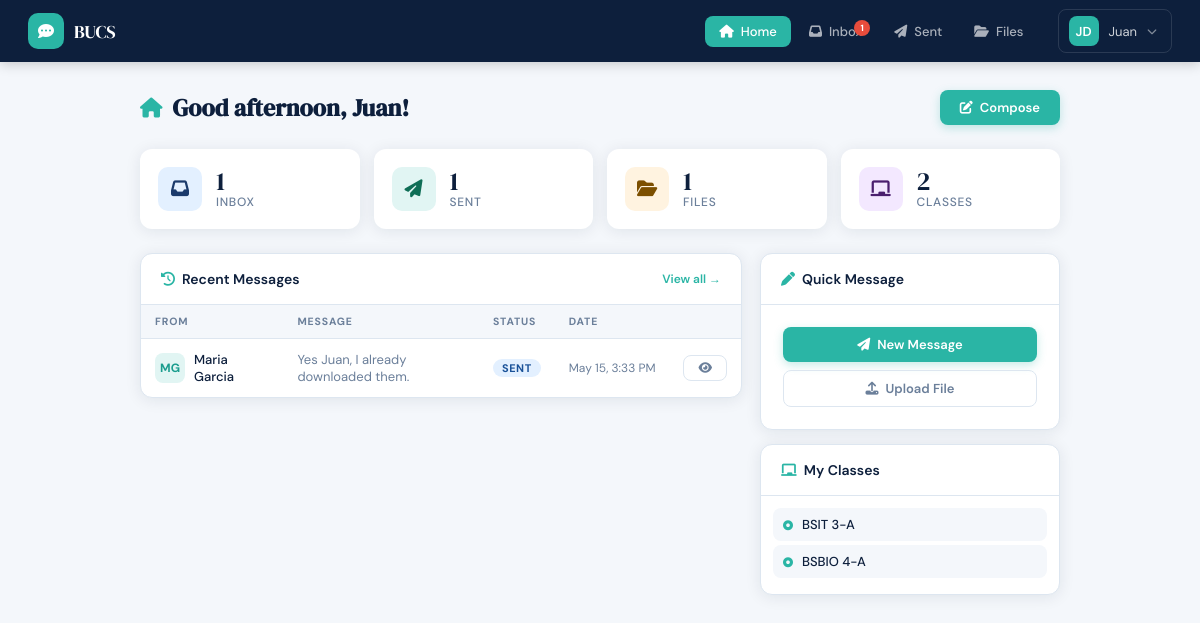
The page /user/dashboard.php (signed in) on the database its author committed.
### tables this page shows
CREATE TABLE IF NOT EXISTS messages (
    mess_id     INT AUTO_INCREMENT PRIMARY KEY,
    sender_id   VARCHAR(20)  NOT NULL,
    receiver    VARCHAR(20)  NOT NULL,   
    message     TEXT         NOT NULL,
    status      ENUM('sent','read','deleted') DEFAULT 'sent',
    sent_at     DATETIME DEFAULT CURRENT_TIMESTAMP,
    FOREIGN KEY (sender_id) REFERENCES users(id_no) ON DELETE CASCADE,
    FOREIGN KEY (receiver)  REFERENCES users(id_no) ON DELETE CASCADE
);

CREATE TABLE IF NOT EXISTS users (
    id_no       VARCHAR(20) PRIMARY KEY,
    fname       VARCHAR(50)  NOT NULL,
    mname       VARCHAR(50),
    lname       VARCHAR(50)  NOT NULL,
    uname       VARCHAR(50)  NOT NULL UNIQUE,
    pwd         VARCHAR(255) NOT NULL,
    created_at  DATETIME DEFAULT CURRENT_TIMESTAMP
);

CREATE TABLE IF NOT EXISTS classes (
    class_id    INT AUTO_INCREMENT PRIMARY KEY,
    classname   VARCHAR(100) NOT NULL,
    created_at  DATETIME DEFAULT CURRENT_TIMESTAMP
);

### user/dashboard.php (the view, shortened to what this page needs)
<?php
include 'layout.php';
$db  = getDB();
$uid = $me['id_no'];
$inbox_count  = $db->query("SELECT COUNT(*) c FROM messages WHERE receiver='$uid'")->fetch_assoc()['c'];
$sent_count   = $db->query("SELECT COUNT(*) c FROM messages WHERE sender_id='$uid'")->fetch_assoc()['c'];
$files_count  = $db->query("SELECT COUNT(*) c FROM files WHERE uploaded_by='$uid'")->fetch_assoc()['c'];
$class_count  = $db->query("SELECT COUNT(*) c FROM user_classes WHERE id_no='$uid'")->fetch_assoc()['c'];
$recent = $db->query("
    SELECT m.*, u.fname, u.lname
    FROM messages m JOIN users u ON m.sender_id = u.id_no
    WHERE m.receiver='$uid'
    ORDER BY m.sent_at DESC LIMIT 5");
$classes = $db->query("
    SELECT c.classname FROM classes c
    JOIN user_classes uc ON c.class_id = uc.class_id
    WHERE uc.id_no='$uid'");
?>
<div class="page-wrap">
  <div class="page-head">
    <h1><i class="fa fa-house"></i>
      Good <?= date('H') < 12 ? 'morning' : (date('H') < 18 ? 'afternoon' : 'evening') ?>,
      <?= htmlspecialchars($me['fname']) ?>!
    </h1>
    <a href="compose.php" class="btn btn-primary"><i class="fa fa-pen-to-square"></i> Compose</a>
  </div>
  <div style="display:grid;grid-template-columns:repeat(4,1fr);gap:14px;margin-bottom:24px;">
    <?php
    $stats = [
      ['Inbox',   $inbox_count, 'fa-inbox',       '#1a3a6b', '#e3f0ff'],
      ['Sent',    $sent_count,  'fa-paper-plane',  '#0f6e56', '#e1f5f3'],
      ['Files',   $files_count, 'fa-folder-open',  '#7c4f00', '#fff3e0'],
      ['Classes', $class_count, 'fa-chalkboard',   '#4a1f6e', '#f3e8ff'],
    ];
    foreach($stats as [$label,$count,$icon,$clr,$bg]):
    ?>
    <div class="card" style="border:none;">
      <div class="card-body" style="display:flex;align-items:center;gap:14px;padding:18px;">
        <div style="width:44px;height:44px;background:<?= $bg ?>;border-radius:10px;display:grid;place-items:center;flex-shrink:0;">
          <i class="fa <?= $icon ?>" style="color:<?= $clr ?>;font-size:18px;"></i>
        </div>
        <div>
          <div style="font-family:'DM Serif Display',serif;font-size:26px;color:var(--navy);line-height:1"><?= $count ?></div>
          <div style="font-size:12px;color:var(--muted);font-weight:500;text-transform:uppercase;letter-spacing:.06em"><?= $label ?></div>
        </div>
      </div>
    </div>
    <?php endforeach; ?>
  </div>
  <div style="display:grid;grid-template-columns:1fr 300px;gap:18px;align-items:start;">
    <div class="card">
      <div style="display:flex;align-items:center;justify-content:space-between;padding:16px 20px;border-bottom:1px solid var(--border);">
        <span style="font-weight:600;color:var(--navy);font-size:14px;"><i class="fa fa-clock-rotate-left" style="color:var(--teal);margin-right:7px"></i>Recent Messages</span>
        <a href="inbox.php" style="font-size:12px;color:var(--teal);font-weight:600;text-decoration:none;">View all →</a>
      </div>
      <?php if ($recent->num_rows === 0): ?>
      <div class="empty"><i class="fa fa-inbox"></i><p>No messages yet.</p></div>
      <?php else: ?>
      <div class="tbl-wrap">
      <table class="tbl">
        <thead><tr><th>From</th><th>Message</th><th>Status</th><th>Date</th><th></th></tr></thead>
        <tbody>
        <?php while($r = $recent->fetch_assoc()): ?>
        <tr>
          <td>
            <div style="display:flex;align-items:center;gap:9px;">
              <div style="width:30px;height:30px;background:var(--teal-lt);border-radius:8px;display:grid;place-items:center;flex-shrink:0;font-size:12px;font-weight:700;color:var(--teal-dk)">
                <?= strtoupper(substr($r['fname'],0,1).substr($r['lname'],0,1)) ?>
              </div>
              <span style="font-weight:500"><?= htmlspecialchars($r['fname'].' '.$r['lname']) ?></span>
            </div>
          </td>
          <td style="color:var(--muted);max-width:200px;">
            <?= htmlspecialchars(mb_substr($r['message'],0,50)) ?><?= mb_strlen($r['message'])>50?'…':'' ?>
          </td>
          <td><span class="badge badge-<?= $r['status'] ?>"><?= ucfirst($r['status']) ?></span></td>
          <td style="color:var(--muted);font-size:12px;white-space:nowrap"><?= date('M d, g:i A', strtotime($r['sent_at'])) ?></td>
          <td><a href="view_message.php?id=<?= $r['mess_id'] ?>" class="btn btn-ghost btn-sm"><i class="fa fa-eye"></i></a></td>
        </tr>
        <?php endwhile; ?>
        </tbody>
      </table>
      </div>
      <?php endif; ?>
    </div>
    <div style="display:flex;flex-direction:column;gap:14px;">
      <div class="card">
        <div style="padding:16px 20px;border-bottom:1px solid var(--border);">
          <span style="font-weight:600;color:var(--navy);font-size:14px;"><i class="fa fa-pen" style="color:var(--teal);margin-right:7px"></i>Quick Message</span>
        </div>
        <div class="card-body">
          <a href="compose.php" class="btn btn-primary" style="width:100%;justify-content:center;margin-bottom:8px;">
            <i class="fa fa-paper-plane"></i> New Message
          </a>
          <a href="files.php?action=upload" class="btn btn-ghost" style="width:100%;justify-content:center;">
            <i class="fa fa-upload"></i> Upload File
          </a>
        </div>
      </div>
      <div class="card">
        <div style="padding:16px 20px;border-bottom:1px solid var(--border);">
          <span style="font-weight:600;color:var(--navy);font-size:14px;"><i class="fa fa-chalkboard" style="color:var(--teal);margin-right:7px"></i>My Classes</span>
        </div>
        <div class="card-body" style="padding:12px;">
          <?php if ($classes->num_rows === 0): ?>
          <p style="color:var(--muted);font-size:13px;text-align:center;padding:12px 0">Not enrolled in any class.</p>
          <?php else: ?>
          <?php while($cl = $classes->fetch_assoc()): ?>
          <div style="display:flex;align-items:center;gap:9px;padding:8px 10px;border-radius:8px;margin-bottom:4px;background:var(--bg);">
            <i class="fa fa-circle-dot" style="color:var(--teal);font-size:10px"></i>
            <span style="font-size:13px;font-weight:500"><?= htmlspecialchars($cl['classname']) ?></span>
          </div>
          <?php endwhile; ?>
          <?php endif; ?>
        </div>
      </div>
    </div>
  </div>
</div>
</body></html>

### user/layout.php (style rules this page uses)
*,*::before,*::after { box-sizing:border-box;margin:0;padding:0 }
:root { --navy:#0d1f3c;--blue:#1a3a6b;--teal:#2ab5a5;--teal-dk:#1a9d8e; --teal-lt:#e1f5f3;--text:#0d1f3c;--muted:#6b7f9a; --border:#dde6f0;--bg:#f4f7fb;--white:#fff; --error:#e74c3c;--success:#27ae60;--warn:#f39c12; --nav-h:62px;--radius:12px; --shadow:0 2px 16px rgba(13,31,60,.09); --shadow-lg:0 6px 32px rgba(13,31,60,.14); }
html { font-size:14px; }
body { font-family:'DM Sans',sans-serif;background:var(--bg);color:var(--text);min-height:100vh; }
.page-wrap { max-width:960px;margin:0 auto;padding:28px 20px; }
.page-head { display:flex;align-items:center;justify-content:space-between; margin-bottom:24px;gap:12px;flex-wrap:wrap; }
.page-head h1 { font-family:'DM Serif Display',serif; font-size:24px;color:var(--navy); display:flex;align-items:center;gap:10px; }
.page-head h1 i { color:var(--teal);font-size:20px; }
.card { background:var(--white);border-radius:var(--radius); border:1px solid var(--border);box-shadow:var(--shadow);overflow:hidden; }
.card-body { padding:22px; }
.btn { display:inline-flex;align-items:center;gap:7px; padding:9px 20px;border-radius:8px;border:none; font-family:inherit;font-size:13px;font-weight:600; cursor:pointer;transition:all .15s;text-decoration:none; }
.btn-primary { background:var(--teal);color:#fff;box-shadow:0 3px 10px rgba(42,181,165,.28); }
.btn-ghost { background:transparent;color:var(--muted);border:1.5px solid var(--border); }
.btn-sm { padding:6px 14px;font-size:12px; }
.badge { display:inline-block;padding:2px 9px;border-radius:20px; font-size:11px;font-weight:700;text-transform:uppercase;letter-spacing:.05em; }
.badge-sent { background:#e3f0ff;color:#1a5299; }
.tbl-wrap { overflow-x:auto; }
table.tbl { width:100%;border-collapse:collapse;font-size:13px; }
table.tbl thead tr { background:var(--bg); }
table.tbl th { padding:10px 14px;text-align:left; font-size:10.5px;font-weight:700;text-transform:uppercase; letter-spacing:.08em;color:var(--muted);white-space:nowrap; }
table.tbl td { padding:12px 14px;border-top:1px solid var(--border);vertical-align:middle; }

### rows shown on the page
messages: sender.lname "MG", sender.lname "Maria Garcia", message "Yes Juan, I already downloaded them.", status "SENT", sent_at "May 15, 3:33 PM"
classes: classname "BSIT 3-A"
classes: classname "BSBIO 4-A"

### other values the page prints
$unread "1"
substr($me['fname'],0,1).substr($me['lname'],0,1) "JD"
$me['fname'] "Juan"
$count "1"
$label "INBOX"
$label "SENT"
$label "FILES"
$count "2"
$label "CLASSES"
